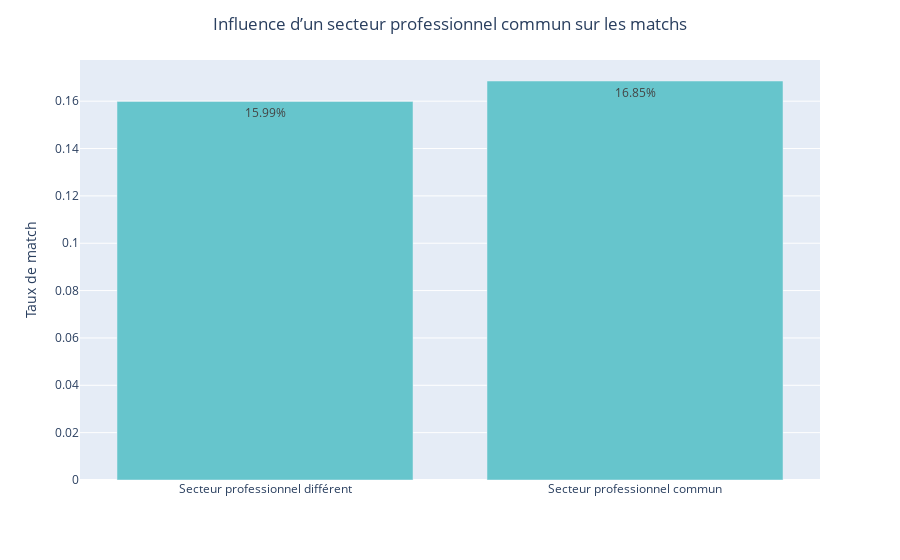

Source (notebook cell):
### Markdown cell above
#### Influence d'un secteur professionnel commun sur les matchs

### Code cell
# Calculer la proportion de matchs selon le secteur commun
taux_match = df_sd_career_merged.groupby("common_career")["match"].mean().reset_index()
taux_match["common_career"] = taux_match["common_career"].map({True: "Secteur professionnel commun", False: "Secteur professionnel différent"})

fig = px.bar(taux_match, x="common_career", y="match",
             labels={"match": "Taux de match"},
             text="match", color_discrete_sequence=px.colors.qualitative.Pastel)
fig.update_layout(title="Influence d’un secteur professionnel commun sur les matchs", title_x=0.5, xaxis_title=None)
fig.update_traces(texttemplate="%{text:.2%}")
fig.show()

### Figure 1 — Plotly figure (JSON) as saved in the notebook; plotly's stock layout.template omitted (floating-point values rounded to 4 significant figures)
{"data": [{"hovertemplate": "common_career=%{x}<br>Taux de match=%{text}<extra></extra>", "legendgroup": "", "marker": {"color": "rgb(102, 197, 204)", "pattern": {"shape": ""}}, "name": "", "orientation": "v", "showlegend": false, "text": [0.1599, 0.1685], "textposition": "auto", "texttemplate": "%{text:.2%}", "type": "bar", "x": ["Secteur professionnel différent", "Secteur professionnel commun"], "xaxis": "x", "y": [0.1599, 0.1685], "yaxis": "y"}], "layout": {"barmode": "relative", "legend": {"tracegroupgap": 0}, "margin": {"t": 60}, "title": {"text": "Influence d’un secteur professionnel commun sur les matchs", "x": 0.5}, "xaxis": {"anchor": "y", "domain": [0, 1], "title": {}}, "yaxis": {"anchor": "x", "domain": [0, 1], "title": {"text": "Taux de match"}}}}
